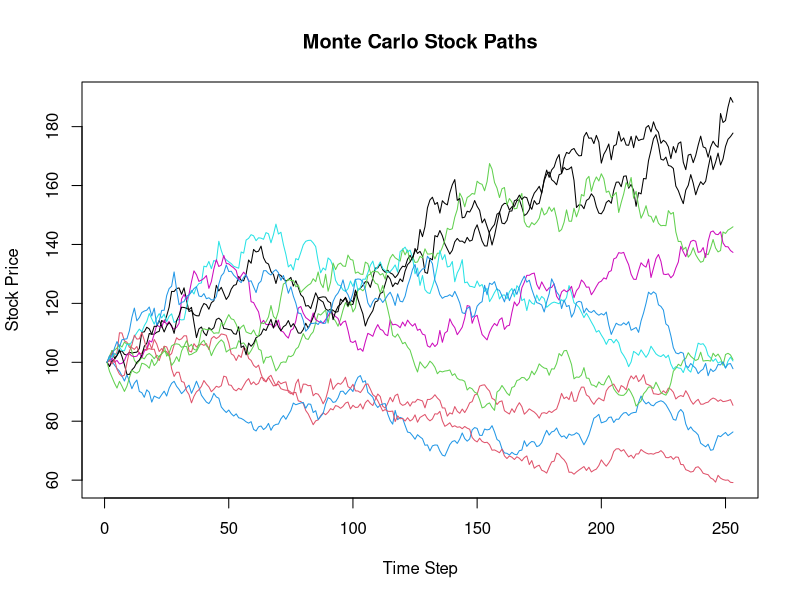
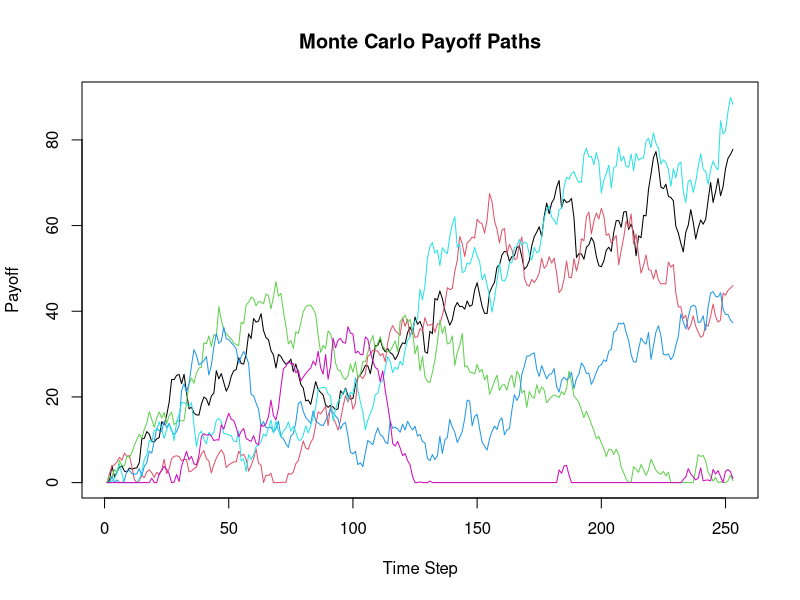

The R script that drew these images, in order:
# initial paramters
S0 <- 100
mu <- 0.05 #misleading
sigma <- 0.3

K <- 100
T <- 1
rf <- 0.1

Nt <- 252
Np <- 1e4
dt <- T / Nt
#generate random normal numbers
Z <- matrix(
  rnorm(Nt*Np),
  nrow = Nt,
  ncol = Np
)
# generate our matrix with palce hodlers for our simulations
S <- matrix(
  0,
  nrow = Nt + 1,
  ncol = Np,
  
)
# initial price
S[1, ] <- S0
# recurisve to create our paths
for (t in 1:Nt) {
  
  S[t + 1, ] <- S[t, ] *
    exp(
      (rf - 0.5 * sigma^2) * dt +
        sigma * sqrt(dt) * Z[t, ]
    )
}
#plot
matplot(
  S[, 1:10],
  type = "l",
  lty = 1,
  xlab = "Time Step",
  ylab = "Stock Price",
  main = "Monte Carlo Stock Paths"
)

#payoff:
payoff_paths <- pmax(S - K, 0)

# the paths that survived:
itm <- payoff_paths[Nt + 1, ] > 0
itm_paths <- which(itm)

matplot(
  payoff_paths[, itm_paths[1:6]],
  type = "l",
  lty = 1,
  ylim = c(0, max(payoff_paths[, itm_paths[1:6]])),
  xlab = "Time Step",
  ylab = "Payoff",
  main = "Monte Carlo Payoff Paths"
)
